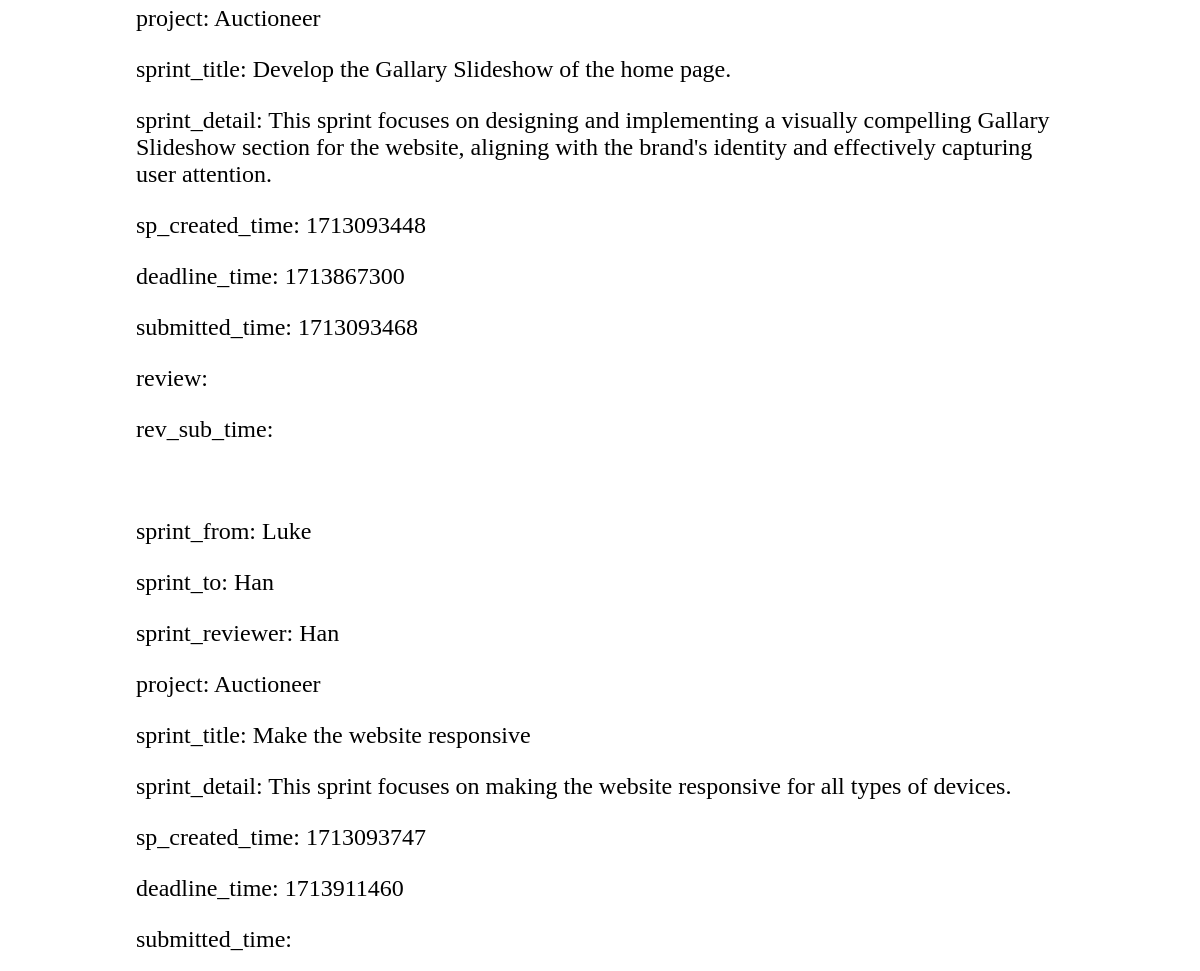
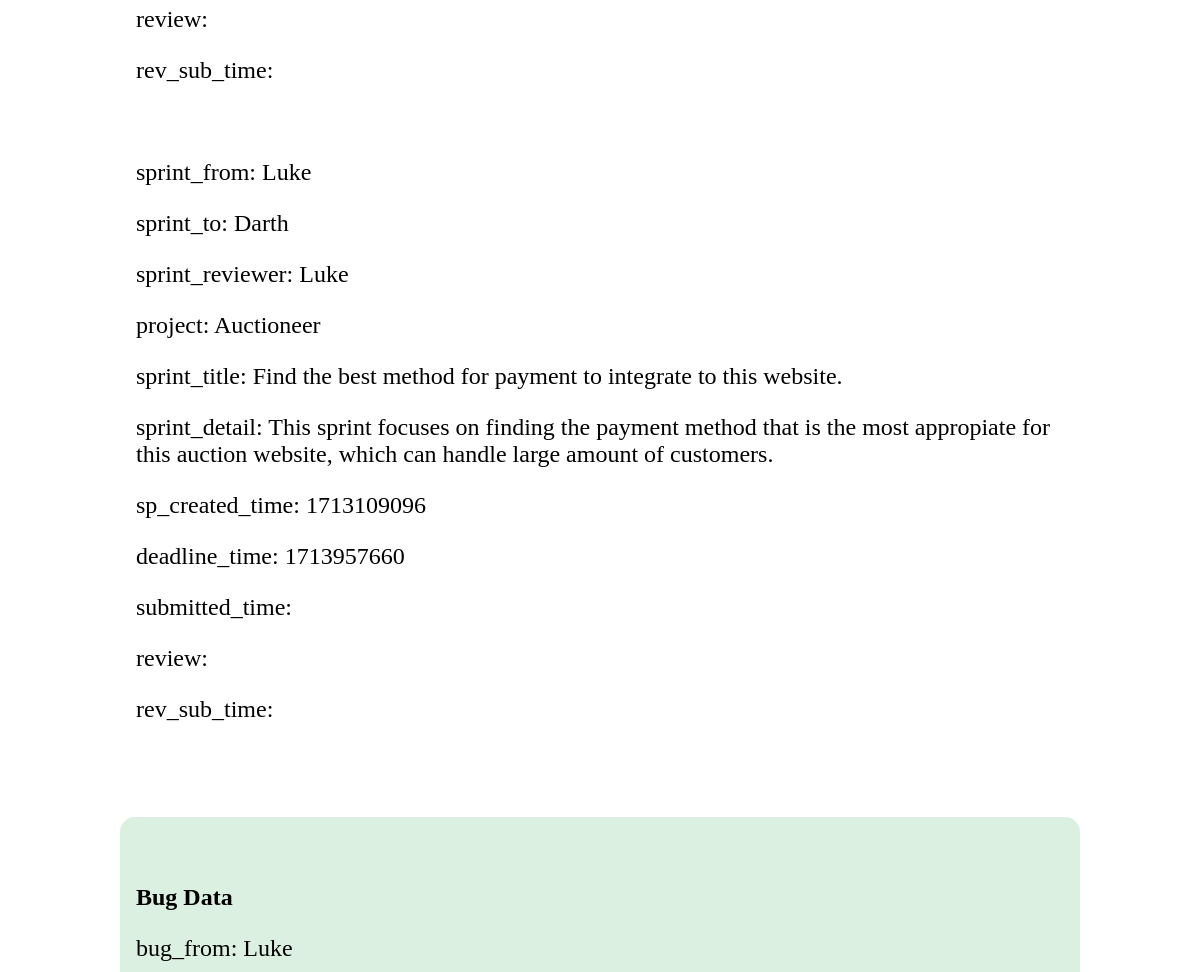
Page /projects/4/report/ (middle part) on the earlier database version (2 pictures, top to bottom).
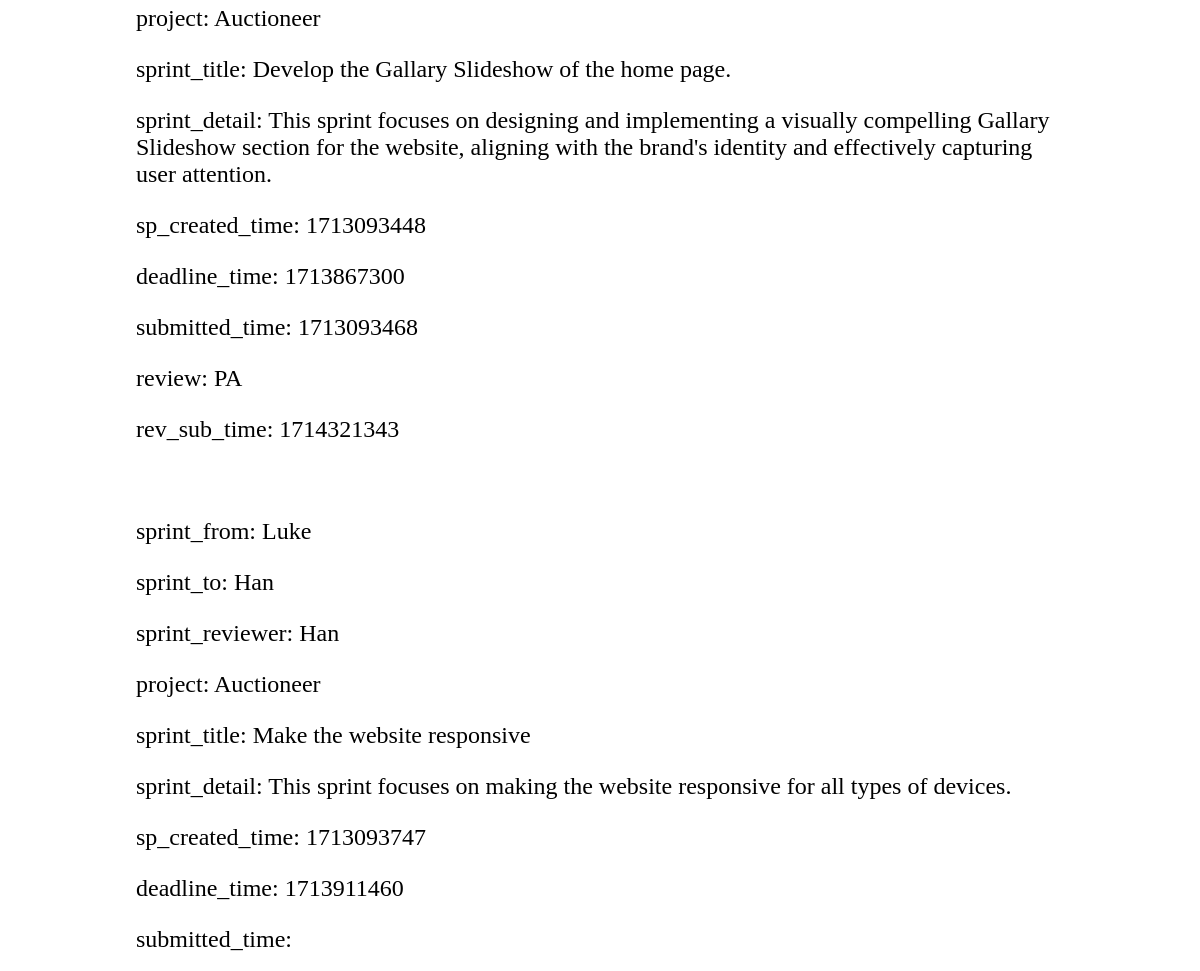
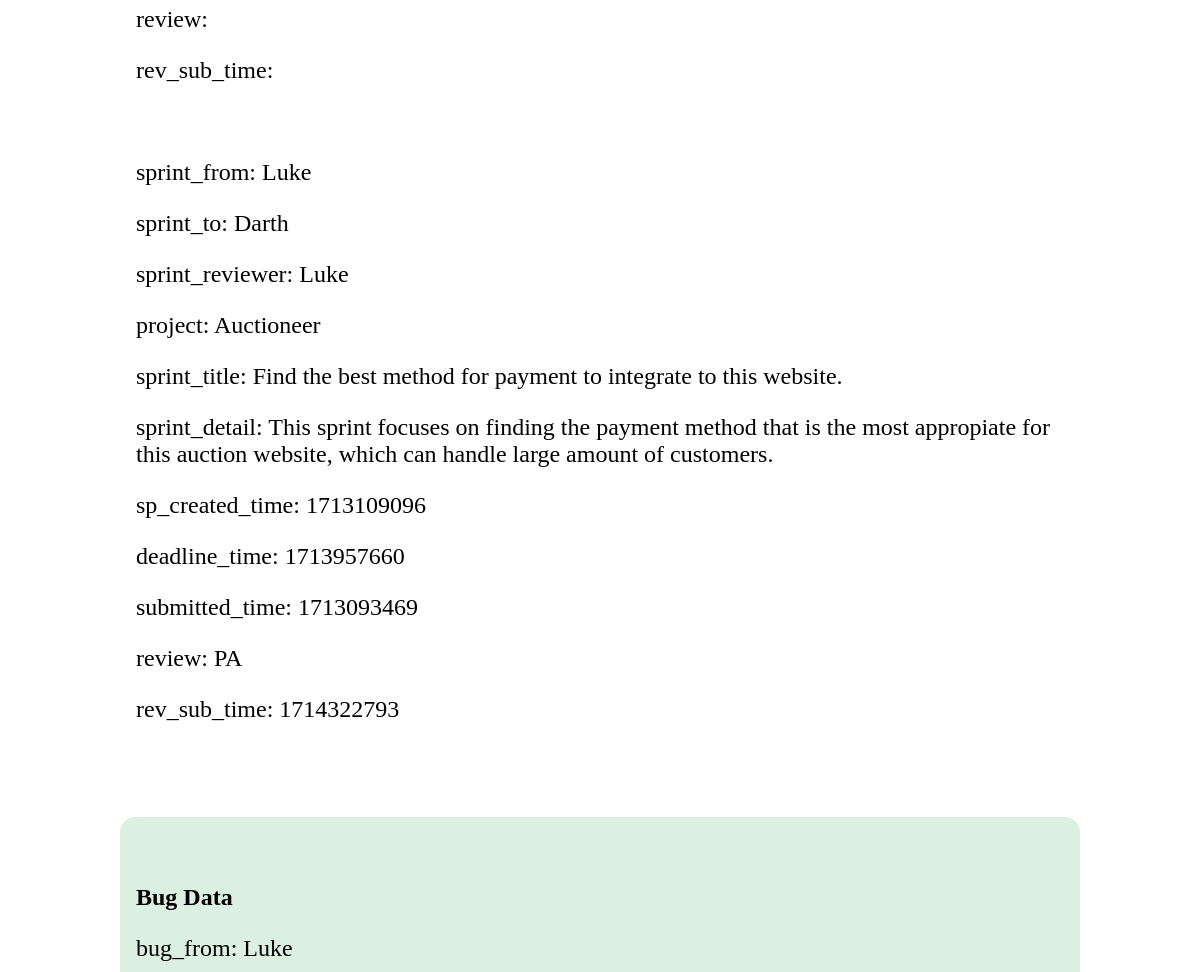
Same page on the later database version (2 pictures, top to bottom).
### home/models.py (models this page shows)
class SprintData(models.Model):
    sprint_from = models.ForeignKey(UserDetail, on_delete = models.CASCADE, related_name = "sprint_from_user")
    sprint_to = models.ForeignKey(UserDetail, on_delete = models.CASCADE, related_name = "sprint_to_user")
    sprint_reviewer = models.ForeignKey(UserDetail, null=True, on_delete = models.SET_NULL, related_name = "sprint_reviewer_user")
    project = models.ForeignKey(ProjectDetail, on_delete = models.CASCADE)
    sprint_title = models.CharField(max_length = 200)
    sprint_detail = models.TextField()
    sp_created_time = models.CharField(max_length = 20,default="")
    deadline_time = models.CharField(max_length = 20)
    submitted_time = models.CharField(max_length = 20)
    review = models.CharField(max_length=20, default="")
    rev_sub_time = models.CharField(max_length = 20,default="")

class ProjectDetail(models.Model):
    project_name = models.CharField(max_length = 200)
    project_description = models.TextField()
    created_by = models.ForeignKey(UserDetail,null=True, on_delete = models.SET_NULL)
    project_created_time = models.CharField(max_length = 20)
    project_gtihub_link = models.TextField()
    project_phase = models.CharField(max_length = 20)
    def __str__(self):
        return self.project_name

class UserDetail(models.Model):
    name = models.CharField(max_length=200)
    user_name = models.CharField(max_length=200)
    email = models.CharField(max_length=200)
    password = models.CharField(max_length=200)
    status_of_account = models.CharField(max_length=200)
    def __str__(self):
        return self.user_name

### home/views.py (the view)
# urls.py: path('projects/<int:pk>/report/',views.report, name = "report"),
def report(request,pk):
	proj = ProjectDetail.objects.get(id = pk)
	sprintD = SprintData.objects.filter(project=proj)
	bugD = BugData.objects.filter(project = proj)
	ann = Announcement.objects.filter(project=proj)
	di = {
		'proj':proj,
		'sprintD':sprintD,
		'bugD':bugD,
		'ann':ann
	}
	return render(request,"home/report.html",di)

### home/templates/home/report.html (shortened to what this page needs)
{% extends "base.html" %} {% load static %} {% block title %} LLM | DevMaster {%endblock title %} {% block head %}
<link rel="stylesheet" type="text/css" href="{% static 'home/css/llm.css'%}" />
{% endblock head %} {% block body %}
<div style="width:80vw;margin:auto;">
<div style=" padding:1rem;">
    <br>
    {% for i in sprintD %}
    <p>sprint_from: {{i.sprint_from}}</p>
    <p>sprint_to: {{i.sprint_to}}</p>
    <p>sprint_reviewer: {{i.sprint_reviewer}}</p>
    <p>project: {{i.project}}</p>
    <p>sprint_title: {{i.sprint_title}}</p>
    <p>sprint_detail: {{i.sprint_detail}}</p>
    <p>sp_created_time: {{i.sp_created_time}}</p>
    <p>deadline_time: {{i.deadline_time}}</p>
    <p>submitted_time: {{i.submitted_time}}</p>
    <p>review: {{i.review}}</p>
    <p>rev_sub_time: {{i.rev_sub_time}}</p>
    <br>
    {% endfor %}
    <br>
</div>
<div  style="background-color:#dcf0e1; padding:1rem;border-radius:15px;">
    <br>
    <b><p>Bug Data</p></b>
    {% for i in bugD %}
    <p>bug_from: {{i.bug_from}}</p>
    <br>
    {% endfor %}
    <br>
</div>
</div>
{% endblock body%}

Differences in the rows shown:
changed SprintData "Develop the Gallary Slideshow of the home page.": review (not shown) → "PA"; rev_sub_time (not shown) → "1714321343"
changed SprintData "Find the best method for payment to integrate to this website.": submitted_time (not shown) → "1713093469"; review (not shown) → "PA"; rev_sub_time (not shown) → "1714322793"
